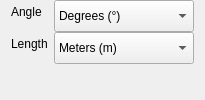
              <widget class="QWidget" name="widget_3" native="true">
               <property name="maximumSize">
                <size>
                 <width>200</width>
                 <height>16777215</height>
                </size>
               </property>
               <property name="styleSheet">
                <string notr="true"/>
               </property>
               <layout class="QFormLayout" name="formLayout">
                <property name="verticalSpacing">
                 <number>0</number>
                </property>
                <property name="topMargin">
                 <number>0</number>
                </property>
                <property name="bottomMargin">
                 <number>0</number>
                </property>
                <item row="3" column="0">
                 <widget class="QLabel" name="length_units_label">
                  <property name="text">
                   <string>Length</string>
                  </property>
                 </widget>
                </item>
                <item row="1" column="0">
                 <widget class="QLabel" name="angle_units_label">
                  <property name="text">
                   <string>Angle</string>
                  </property>
                 </widget>
                </item>
                <item row="1" column="1">
                 <widget class="QComboBox" name="units_angle_input">
                  <property name="minimumSize">
                   <size>
                    <width>140</width>
                    <height>32</height>
                   </size>
                  </property>
                  <item>
                   <property name="text">
                    <string>Degrees (°)</string>
                   </property>
                  </item>
                  <item>
                   <property name="text">
                    <string>Radians (rad)</string>
                   </property>
                  </item>
                 </widget>
                </item>
                <item row="3" column="1">
                 <widget class="QComboBox" name="units_length_input">
                  <property name="sizePolicy">
                   <sizepolicy hsizetype="Preferred" vsizetype="Fixed">
                    <horstretch>0</horstretch>
                    <verstretch>0</verstretch>
                   </sizepolicy>
                  </property>
                  <property name="minimumSize">
                   <size>
                    <width>140</width>
                    <height>32</height>
                   </size>
                  </property>
                  <property name="maximumSize">
                   <size>
                    <width>20000</width>
                    <height>16777215</height>
                   </size>
                  </property>
                  <item>
                   <property name="text">
                    <string>Meters (m)</string>
                   </property>
                  </item>
                  <item>
                   <property name="text">
                    <string>Millimeters (mm)</string>
                   </property>
                  </item>
                  <item>
                   <property name="text">
                    <string>Centimeters (cm)</string>
                   </property>
                  </item>
                  <item>
                   <property name="text">
                    <string>Inches (in)</string>
                   </property>
                  </item>
                 </widget>
                </item>
               </layout>
              </widget>
